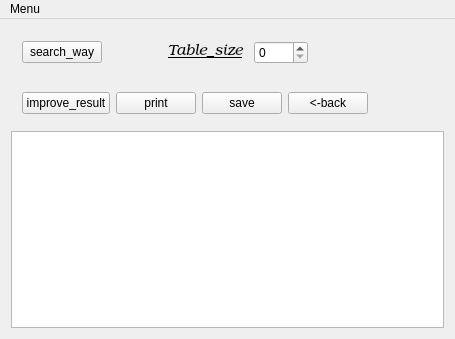
<?xml version="1.0" encoding="UTF-8"?>
<ui version="4.0">
 <class>MainWindow</class>
 <widget class="QMainWindow" name="MainWindow">
  <property name="geometry">
   <rect>
    <x>0</x>
    <y>0</y>
    <width>455</width>
    <height>339</height>
   </rect>
  </property>
  <property name="sizePolicy">
   <sizepolicy hsizetype="MinimumExpanding" vsizetype="MinimumExpanding">
    <horstretch>0</horstretch>
    <verstretch>0</verstretch>
   </sizepolicy>
  </property>
  <property name="windowTitle">
   <string/>
  </property>
  <property name="layoutDirection">
   <enum>Qt::LeftToRight</enum>
  </property>
  <property name="styleSheet">
   <string notr="true">font: 75 italic 11pt &quot;URW Bookman L&quot;;</string>
  </property>
  <widget class="QWidget" name="centralWidget">
   <layout class="QVBoxLayout" name="verticalLayout">
    <item>
     <widget class="QWidget" name="management_data_2" native="true">
      <layout class="QHBoxLayout" name="management_data">
       <item>
        <widget class="QPushButton" name="search_way_button">
         <property name="sizePolicy">
          <sizepolicy hsizetype="Fixed" vsizetype="Fixed">
           <horstretch>0</horstretch>
           <verstretch>0</verstretch>
          </sizepolicy>
         </property>
         <property name="text">
          <string>search_way</string>
         </property>
         <property name="iconSize">
          <size>
           <width>16</width>
           <height>16</height>
          </size>
         </property>
        </widget>
       </item>
       <item>
        <widget class="QLineEdit" name="line_table_size">
         <property name="enabled">
          <bool>true</bool>
         </property>
         <property name="sizePolicy">
          <sizepolicy hsizetype="Fixed" vsizetype="Fixed">
           <horstretch>0</horstretch>
           <verstretch>0</verstretch>
          </sizepolicy>
         </property>
         <property name="font">
          <font>
           <family>URW Bookman L</family>
           <pointsize>11</pointsize>
           <weight>9</weight>
           <italic>true</italic>
           <bold>false</bold>
           <underline>true</underline>
           <stylestrategy>PreferAntialias</stylestrategy>
          </font>
         </property>
         <property name="mouseTracking">
          <bool>false</bool>
         </property>
         <property name="focusPolicy">
          <enum>Qt::NoFocus</enum>
         </property>
         <property name="acceptDrops">
          <bool>false</bool>
         </property>
         <property name="autoFillBackground">
          <bool>false</bool>
         </property>
         <property name="styleSheet">
          <string notr="true">
background-color: rgb(0, 0, 0, 0);</string>
         </property>
         <property name="text">
          <string>Table_size</string>
         </property>
         <property name="frame">
          <bool>false</bool>
         </property>
         <property name="cursorPosition">
          <number>0</number>
         </property>
         <property name="alignment">
          <set>Qt::AlignRight|Qt::AlignTrailing|Qt::AlignVCenter</set>
         </property>
         <property name="readOnly">
          <bool>true</bool>
         </property>
         <property name="clearButtonEnabled">
          <bool>false</bool>
         </property>
        </widget>
       </item>
       <item>
        <widget class="QSpinBox" name="spin_size_table">
         <property name="sizePolicy">
          <sizepolicy hsizetype="Fixed" vsizetype="Fixed">
           <horstretch>0</horstretch>
           <verstretch>0</verstretch>
          </sizepolicy>
         </property>
         <property name="minimum">
          <number>0</number>
         </property>
         <property name="maximum">
          <number>1000</number>
         </property>
         <property name="value">
          <number>0</number>
         </property>
        </widget>
       </item>
       <item>
        <spacer name="horizontalSpacer">
         <property name="orientation">
          <enum>Qt::Horizontal</enum>
         </property>
         <property name="sizeHint" stdset="0">
          <size>
           <width>40</width>
           <height>20</height>
          </size>
         </property>
        </spacer>
       </item>
      </layout>
     </widget>
    </item>
    <item>
     <widget class="QWidget" name="management_result_2" native="true">
      <layout class="QHBoxLayout" name="management_result">
       <item>
        <widget class="QPushButton" name="improve_result">
         <property name="text">
          <string>improve_result</string>
         </property>
        </widget>
       </item>
       <item>
        <widget class="QPushButton" name="print">
         <property name="text">
          <string>print</string>
         </property>
        </widget>
       </item>
       <item>
        <widget class="QPushButton" name="save">
         <property name="text">
          <string>save</string>
         </property>
        </widget>
       </item>
       <item>
        <widget class="QPushButton" name="back">
         <property name="text">
          <string>&lt;-back</string>
         </property>
        </widget>
       </item>
       <item>
        <spacer name="horizontalSpacer_2">
         <property name="orientation">
          <enum>Qt::Horizontal</enum>
         </property>
         <property name="sizeHint" stdset="0">
          <size>
           <width>40</width>
           <height>20</height>
          </size>
         </property>
        </spacer>
       </item>
      </layout>
     </widget>
    </item>
    <item>
     <widget class="QTableView" name="tableView"/>
    </item>
   </layout>
  </widget>
  <widget class="QMenuBar" name="menuBar">
   <property name="geometry">
    <rect>
     <x>0</x>
     <y>0</y>
     <width>455</width>
     <height>25</height>
    </rect>
   </property>
   <property name="sizePolicy">
    <sizepolicy hsizetype="MinimumExpanding" vsizetype="MinimumExpanding">
     <horstretch>0</horstretch>
     <verstretch>0</verstretch>
    </sizepolicy>
   </property>
   <property name="defaultUp">
    <bool>false</bool>
   </property>
   <widget class="QMenu" name="menuMenu">
    <property name="title">
     <string>Menu</string>
    </property>
    <addaction name="separator"/>
    <addaction name="actionSave"/>
    <addaction name="actionLoad"/>
   </widget>
   <addaction name="menuMenu"/>
  </widget>
  <action name="actionSave">
   <property name="text">
    <string>Save</string>
   </property>
  </action>
  <action name="actionLoad">
   <property name="text">
    <string>Open</string>
   </property>
  </action>
 </widget>
 <layoutdefault spacing="6" margin="11"/>
 <resources/>
 <connections/>
 <slots>
  <signal>Finish_processing_table()</signal>
 </slots>
</ui>
